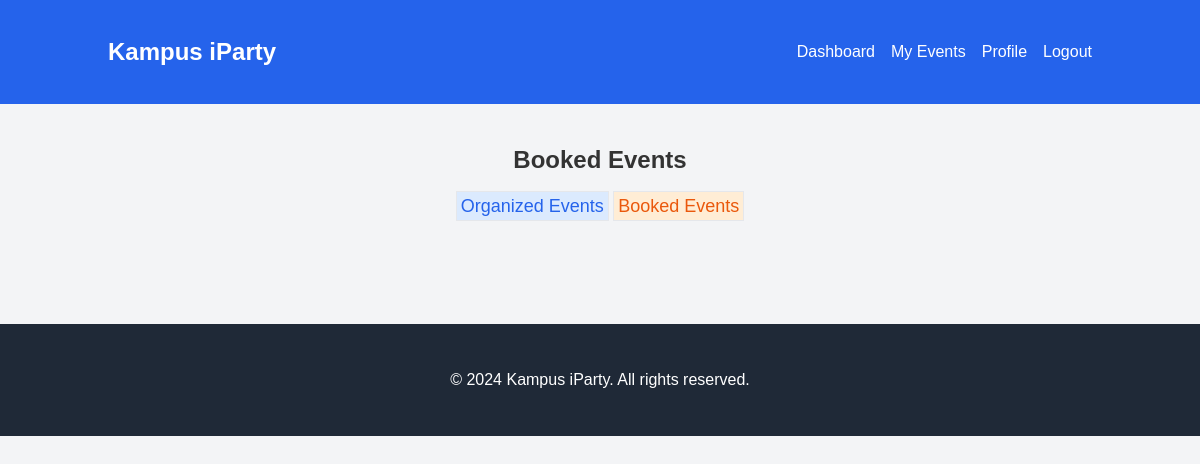
/bookings/my-bookings/ (signed in), run on an earlier commit of the app's database.
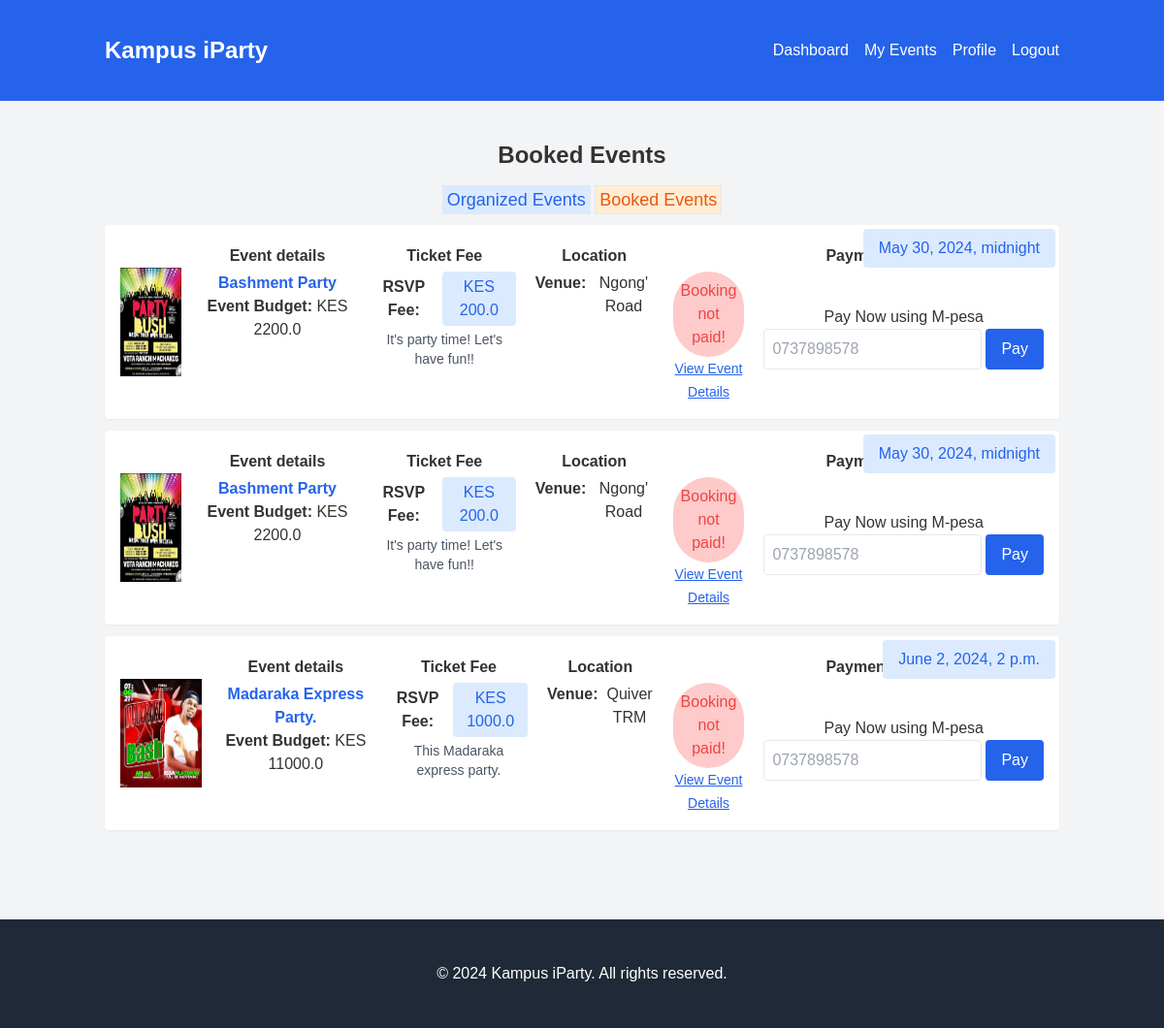
And on a later commit of the database.
### bookings/models.py (models this page shows, shortened)
class Booking(models.Model):
    event = models.ForeignKey('events.Event', on_delete=models.CASCADE)
    user = models.ForeignKey('users.CustomUser', on_delete=models.CASCADE)
    is_paid = models.BooleanField(default=False)
    created_at = models.DateTimeField(default=now)

### events/models.py (models this page shows, shortened)
class Event(models.Model):
    title = models.CharField(max_length=100)
    description = models.TextField()
    date = models.DateTimeField()
    location = models.CharField(max_length=100)
    campus = models.ForeignKey('campus.Campus', on_delete=models.CASCADE)
    attendees = models.ManyToManyField('users.CustomUser', blank=True, related_name='event_attendees')
    created_by = models.ForeignKey('users.CustomUser', on_delete=models.CASCADE, related_name='event_creator')
    created_at = models.DateTimeField(auto_now_add=True)
    updated_at = models.DateTimeField(auto_now=True)
    poster = models.ImageField(upload_to='event_posters/', blank=True)
    slots = models.IntegerField(default=1)
    budget_amount = models.FloatField(default=0.0)
    charges = models.FloatField(default=0.0, editable=False)
    total_budget_amount = models.FloatField(default=0.0)

### bookings/views.py (the view)
# urls.py: path('my-bookings/', views.booking_list, name='user_bookings'),
@login_required(login_url='/users/login')
def booking_list(request):
    user = request.user
    bookings = Booking.objects.filter(user=user.id).annotate(event_created_at=F('created_at')
    ).order_by('-created_at')
    context = {'bookings': bookings}
    return render(request, 'user_bookings.html', context)

### templates/user_bookings.html (shortened to what this page needs)
{% extends 'base.html' %}
{% block content %}
<section>
  <h3 class="text-2xl font-bold mb-4">Booked Events</h3>
  <div>
    <a href="{% url 'events:user_events' %}" class="bg-blue-100 p-1 text-blue-600 text-lg border">Organized Events</a>
    <a href="{% url 'bookings:user_bookings' %}" class="bg-orange-100 p-1 text-orange-600 text-lg border">Booked Events</a>
  </div>
  <section class="w-full my-3 flex flex-col gap-3">
    {% for booking in bookings %}
      <div class="w-full bg-white rounded shadow-sm p-4 flex gap-5 relative">
        <h3 class="bg-blue-100 text-blue-600 rounded px-4 py-2 absolute top-1 right-1">{{booking.event.date}}</h3>
        <div class="flex gap-3 items-center">
          <img src="{{booking.event.poster.url}}" alt="{{booking.event.title}}" class="h-28">
        </div>
        <div>
             <h2 class="font-semibold py-1">Event details</h2>
              <h1 class="font-semibold text-blue-600">{{booking.event.title}}</h1>
              <h4><strong>Event Budget: </strong>KES {{booking.event.total_budget_amount}}</h4>
          </div>
          <div class="">
             <h2 class="font-semibold py-1">Ticket Fee</h2>
              <div class="flex gap-2 items-center">
                <h6 class="font-semibold">RSVP Fee: </h6>
                <h6 class="bg-blue-100 text-blue-600 rounded px-2 py-1">KES {{booking.event.charges}}</h6>
              </div>
              <p class="text-sm text-gray-600 py-1">{{booking.event.description}}</p>
          </div>
         <div class="">
             <h2 class="font-semibold py-1">Location</h2>
              <div class="flex gap-2">
                <h6 class="font-semibold">Venue: </h6>
                <h6>{{booking.event.location}}</h6>
              </div>
          </div>
           <div class="">
             <h2 class="font-semibold py-1">Payment</h2>
              {% if booking.is_paid %}
                <h6 class="bg-green-200 text-green-600 rounded px-4 py-2">Paid</h6>
              {% else %}
                <div class="flex items-center gap-5">
                  <div>
                    <p class="text-red-500 bg-red-200 rounded-full p-2">Booking not paid!</p>
                <a href="{% url 'events:event_details' pk=booking.event.id %}" class="underline text-sm text-blue-600">View Event Details</a>
                  </div>
                <form method="post" action="{% url 'transactions:send_stk_push' booking_id=booking.id %}">
                  <h6>Pay Now using M-pesa</h6>
                  <div class="flex gap-1 ">
                    <input type="text" placeholder="0737898578" id="phone" class="p-2 border focus:outline-blue-600 rounded text-gray-600" name="phone_no" required>
                    <button type="submit" class="bg-blue-600 text-white rounded px-4 py-2 w-full hover:bg-gray-900">Pay</button>
                  </div>
                </form>
                </div>
              {% endif %}
          </div>
      </div>
    {% endfor %}
  </section>
</section>
{% endblock %}

What changed in the data, as far as the page shows it:
added Booking: event "May 30, 2024, midnight", event.poster (picture), event "Bashment Party", event.total_budget_amount "2200.0", event.charges "200.0", event.description "It's party time! Let's have fun!!", event.location "Ngong' Road"
added Booking: event "May 30, 2024, midnight", event.poster (picture), event "Bashment Party", event.total_budget_amount "2200.0", event.charges "200.0", event.description "It's party time! Let's have fun!!", event.location "Ngong' Road"
added Booking: event "June 2, 2024, 2 p.m.", event.poster (picture), event "Madaraka Express Party.", event.total_budget_amount "11000.0", event.charges "1000.0", event.description "This Madaraka express party.", event.location "Quiver TRM"
